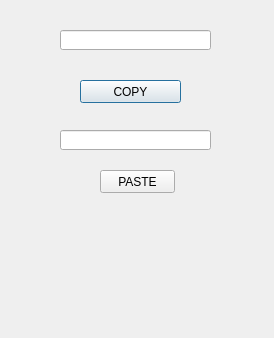
<?xml version="1.0" encoding="UTF-8"?>
<ui version="4.0">
 <class>Dialog</class>
 <widget class="QDialog" name="Dialog">
  <property name="geometry">
   <rect>
    <x>0</x>
    <y>0</y>
    <width>274</width>
    <height>338</height>
   </rect>
  </property>
  <property name="windowTitle">
   <string>Dialog</string>
  </property>
  <widget class="QPushButton" name="CopyPushButton">
   <property name="geometry">
    <rect>
     <x>80</x>
     <y>80</y>
     <width>101</width>
     <height>23</height>
    </rect>
   </property>
   <property name="text">
    <string>COPY</string>
   </property>
  </widget>
  <widget class="QLineEdit" name="copyLineEdit">
   <property name="geometry">
    <rect>
     <x>60</x>
     <y>30</y>
     <width>151</width>
     <height>20</height>
    </rect>
   </property>
  </widget>
  <widget class="QLineEdit" name="PasteLineEdit">
   <property name="geometry">
    <rect>
     <x>60</x>
     <y>130</y>
     <width>151</width>
     <height>20</height>
    </rect>
   </property>
  </widget>
  <widget class="QPushButton" name="pastePushButton">
   <property name="geometry">
    <rect>
     <x>100</x>
     <y>170</y>
     <width>75</width>
     <height>23</height>
    </rect>
   </property>
   <property name="text">
    <string>PASTE</string>
   </property>
  </widget>
 </widget>
 <resources/>
 <connections>
  <connection>
   <sender>pastePushButton</sender>
   <signal>clicked()</signal>
   <receiver>PasteLineEdit</receiver>
   <slot>paste()</slot>
   <hints>
    <hint type="sourcelabel">
     <x>139</x>
     <y>182</y>
    </hint>
    <hint type="destinationlabel">
     <x>147</x>
     <y>143</y>
    </hint>
   </hints>
  </connection>
  <connection>
   <sender>CopyPushButton</sender>
   <signal>pressed()</signal>
   <receiver>copyLineEdit</receiver>
   <slot>selectAll()</slot>
   <hints>
    <hint type="sourcelabel">
     <x>96</x>
     <y>93</y>
    </hint>
    <hint type="destinationlabel">
     <x>91</x>
     <y>48</y>
    </hint>
   </hints>
  </connection>
  <connection>
   <sender>CopyPushButton</sender>
   <signal>released()</signal>
   <receiver>copyLineEdit</receiver>
   <slot>copy()</slot>
   <hints>
    <hint type="sourcelabel">
     <x>116</x>
     <y>92</y>
    </hint>
    <hint type="destinationlabel">
     <x>121</x>
     <y>45</y>
    </hint>
   </hints>
  </connection>
  <connection>
   <sender>pastePushButton</sender>
   <signal>released()</signal>
   <receiver>PasteLineEdit</receiver>
   <slot>selectAll()</slot>
   <hints>
    <hint type="sourcelabel">
     <x>127</x>
     <y>176</y>
    </hint>
    <hint type="destinationlabel">
     <x>121</x>
     <y>140</y>
    </hint>
   </hints>
  </connection>
 </connections>
</ui>
